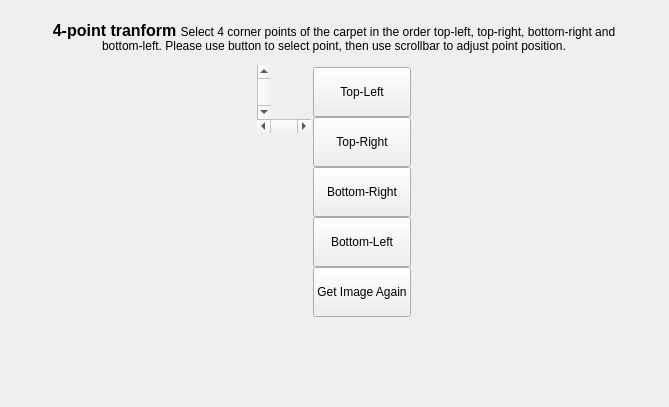
<?xml version="1.0" encoding="UTF-8"?>
<ui version="4.0">
 <class>FourPointSelectPage</class>
 <widget class="QWidget" name="FourPointSelectPage">
  <property name="windowModality">
   <enum>Qt::WindowModal</enum>
  </property>
  <property name="geometry">
   <rect>
    <x>0</x>
    <y>0</y>
    <width>669</width>
    <height>407</height>
   </rect>
  </property>
  <property name="minimumSize">
   <size>
    <width>0</width>
    <height>0</height>
   </size>
  </property>
  <property name="baseSize">
   <size>
    <width>740</width>
    <height>115</height>
   </size>
  </property>
  <property name="windowTitle">
   <string>CameraModel</string>
  </property>
  <property name="styleSheet">
   <string notr="true"/>
  </property>
  <layout class="QGridLayout" name="gridLayout_2">
   <item row="0" column="0">
    <layout class="QVBoxLayout" name="verticalLayout">
     <property name="leftMargin">
      <number>4</number>
     </property>
     <property name="topMargin">
      <number>4</number>
     </property>
     <property name="rightMargin">
      <number>4</number>
     </property>
     <property name="bottomMargin">
      <number>4</number>
     </property>
     <item>
      <layout class="QHBoxLayout" name="horizontalLayout_4">
       <property name="leftMargin">
        <number>6</number>
       </property>
       <property name="topMargin">
        <number>6</number>
       </property>
       <property name="rightMargin">
        <number>6</number>
       </property>
       <property name="bottomMargin">
        <number>6</number>
       </property>
       <item>
        <spacer name="horizontalSpacer">
         <property name="orientation">
          <enum>Qt::Horizontal</enum>
         </property>
         <property name="sizeHint" stdset="0">
          <size>
           <width>40</width>
           <height>20</height>
          </size>
         </property>
        </spacer>
       </item>
       <item>
        <widget class="QLabel" name="label_2">
         <property name="sizePolicy">
          <sizepolicy hsizetype="Preferred" vsizetype="Preferred">
           <horstretch>0</horstretch>
           <verstretch>0</verstretch>
          </sizepolicy>
         </property>
         <property name="minimumSize">
          <size>
           <width>600</width>
           <height>0</height>
          </size>
         </property>
         <property name="maximumSize">
          <size>
           <width>600</width>
           <height>16777215</height>
          </size>
         </property>
         <property name="text">
          <string>&lt;html&gt;&lt;head/&gt;&lt;body&gt;&lt;p&gt;&lt;span style=&quot; font-size:12pt; font-weight:600;&quot;&gt;4-point tranform &lt;/span&gt;Select 4 corner points of the carpet in the order top-left, top-right, bottom-right and bottom-left. Please use button to select point, then use scrollbar to adjust point position.&lt;/p&gt;&lt;/body&gt;&lt;/html&gt;</string>
         </property>
         <property name="alignment">
          <set>Qt::AlignCenter</set>
         </property>
         <property name="wordWrap">
          <bool>true</bool>
         </property>
        </widget>
       </item>
       <item>
        <spacer name="horizontalSpacer_4">
         <property name="orientation">
          <enum>Qt::Horizontal</enum>
         </property>
         <property name="sizeHint" stdset="0">
          <size>
           <width>40</width>
           <height>20</height>
          </size>
         </property>
        </spacer>
       </item>
      </layout>
     </item>
     <item>
      <layout class="QHBoxLayout" name="horizontalLayout_3">
       <property name="spacing">
        <number>0</number>
       </property>
       <property name="leftMargin">
        <number>0</number>
       </property>
       <property name="topMargin">
        <number>0</number>
       </property>
       <property name="rightMargin">
        <number>0</number>
       </property>
       <property name="bottomMargin">
        <number>0</number>
       </property>
       <item>
        <spacer name="horizontalSpacer_2">
         <property name="orientation">
          <enum>Qt::Horizontal</enum>
         </property>
         <property name="sizeHint" stdset="0">
          <size>
           <width>40</width>
           <height>20</height>
          </size>
         </property>
        </spacer>
       </item>
       <item>
        <layout class="QHBoxLayout" name="horizontalLayout_2">
         <property name="spacing">
          <number>0</number>
         </property>
         <property name="leftMargin">
          <number>0</number>
         </property>
         <property name="topMargin">
          <number>0</number>
         </property>
         <property name="rightMargin">
          <number>0</number>
         </property>
         <property name="bottomMargin">
          <number>0</number>
         </property>
         <item>
          <layout class="QVBoxLayout" name="verticalLayout_2">
           <property name="spacing">
            <number>0</number>
           </property>
           <property name="leftMargin">
            <number>0</number>
           </property>
           <property name="topMargin">
            <number>0</number>
           </property>
           <property name="rightMargin">
            <number>0</number>
           </property>
           <property name="bottomMargin">
            <number>0</number>
           </property>
           <item>
            <layout class="QHBoxLayout" name="horizontalLayout">
             <property name="spacing">
              <number>0</number>
             </property>
             <property name="leftMargin">
              <number>0</number>
             </property>
             <property name="topMargin">
              <number>0</number>
             </property>
             <property name="rightMargin">
              <number>0</number>
             </property>
             <property name="bottomMargin">
              <number>0</number>
             </property>
             <item>
              <widget class="QScrollBar" name="verticalScrollBar">
               <property name="maximum">
                <number>1000</number>
               </property>
               <property name="pageStep">
                <number>1</number>
               </property>
               <property name="orientation">
                <enum>Qt::Vertical</enum>
               </property>
              </widget>
             </item>
             <item>
              <widget class="QLabel" name="label">
               <property name="maximumSize">
                <size>
                 <width>500</width>
                 <height>250</height>
                </size>
               </property>
               <property name="text">
                <string/>
               </property>
               <property name="pixmap">
                <pixmap resource="../../../../resources.qrc">:/resources/images/front_cam.png</pixmap>
               </property>
               <property name="scaledContents">
                <bool>true</bool>
               </property>
              </widget>
             </item>
            </layout>
           </item>
           <item>
            <widget class="QScrollBar" name="horizontalScrollBar">
             <property name="maximum">
              <number>1000</number>
             </property>
             <property name="pageStep">
              <number>1</number>
             </property>
             <property name="orientation">
              <enum>Qt::Horizontal</enum>
             </property>
            </widget>
           </item>
           <item>
            <spacer name="verticalSpacer">
             <property name="orientation">
              <enum>Qt::Vertical</enum>
             </property>
             <property name="sizeHint" stdset="0">
              <size>
               <width>20</width>
               <height>40</height>
              </size>
             </property>
            </spacer>
           </item>
          </layout>
         </item>
         <item>
          <layout class="QVBoxLayout" name="verticalLayout_3">
           <property name="leftMargin">
            <number>2</number>
           </property>
           <property name="topMargin">
            <number>2</number>
           </property>
           <property name="rightMargin">
            <number>2</number>
           </property>
           <property name="bottomMargin">
            <number>2</number>
           </property>
           <item>
            <widget class="QPushButton" name="topLeftBtn">
             <property name="minimumSize">
              <size>
               <width>0</width>
               <height>50</height>
              </size>
             </property>
             <property name="text">
              <string>Top-Left</string>
             </property>
            </widget>
           </item>
           <item>
            <widget class="QPushButton" name="topRightBtn">
             <property name="minimumSize">
              <size>
               <width>0</width>
               <height>50</height>
              </size>
             </property>
             <property name="text">
              <string>Top-Right</string>
             </property>
            </widget>
           </item>
           <item>
            <widget class="QPushButton" name="bottomRightBtn">
             <property name="minimumSize">
              <size>
               <width>0</width>
               <height>50</height>
              </size>
             </property>
             <property name="text">
              <string>Bottom-Right</string>
             </property>
            </widget>
           </item>
           <item>
            <widget class="QPushButton" name="bottomLeftBtn">
             <property name="minimumSize">
              <size>
               <width>0</width>
               <height>50</height>
              </size>
             </property>
             <property name="text">
              <string>Bottom-Left</string>
             </property>
            </widget>
           </item>
           <item>
            <widget class="QPushButton" name="getImageBtn">
             <property name="minimumSize">
              <size>
               <width>0</width>
               <height>50</height>
              </size>
             </property>
             <property name="text">
              <string>Get Image Again</string>
             </property>
            </widget>
           </item>
           <item>
            <spacer name="verticalSpacer_2">
             <property name="orientation">
              <enum>Qt::Vertical</enum>
             </property>
             <property name="sizeHint" stdset="0">
              <size>
               <width>20</width>
               <height>40</height>
              </size>
             </property>
            </spacer>
           </item>
          </layout>
         </item>
        </layout>
       </item>
       <item>
        <spacer name="horizontalSpacer_3">
         <property name="orientation">
          <enum>Qt::Horizontal</enum>
         </property>
         <property name="sizeHint" stdset="0">
          <size>
           <width>40</width>
           <height>20</height>
          </size>
         </property>
        </spacer>
       </item>
      </layout>
     </item>
    </layout>
   </item>
  </layout>
 </widget>
 <resources>
  <include location="../../../../resources.qrc"/>
 </resources>
 <connections/>
</ui>
